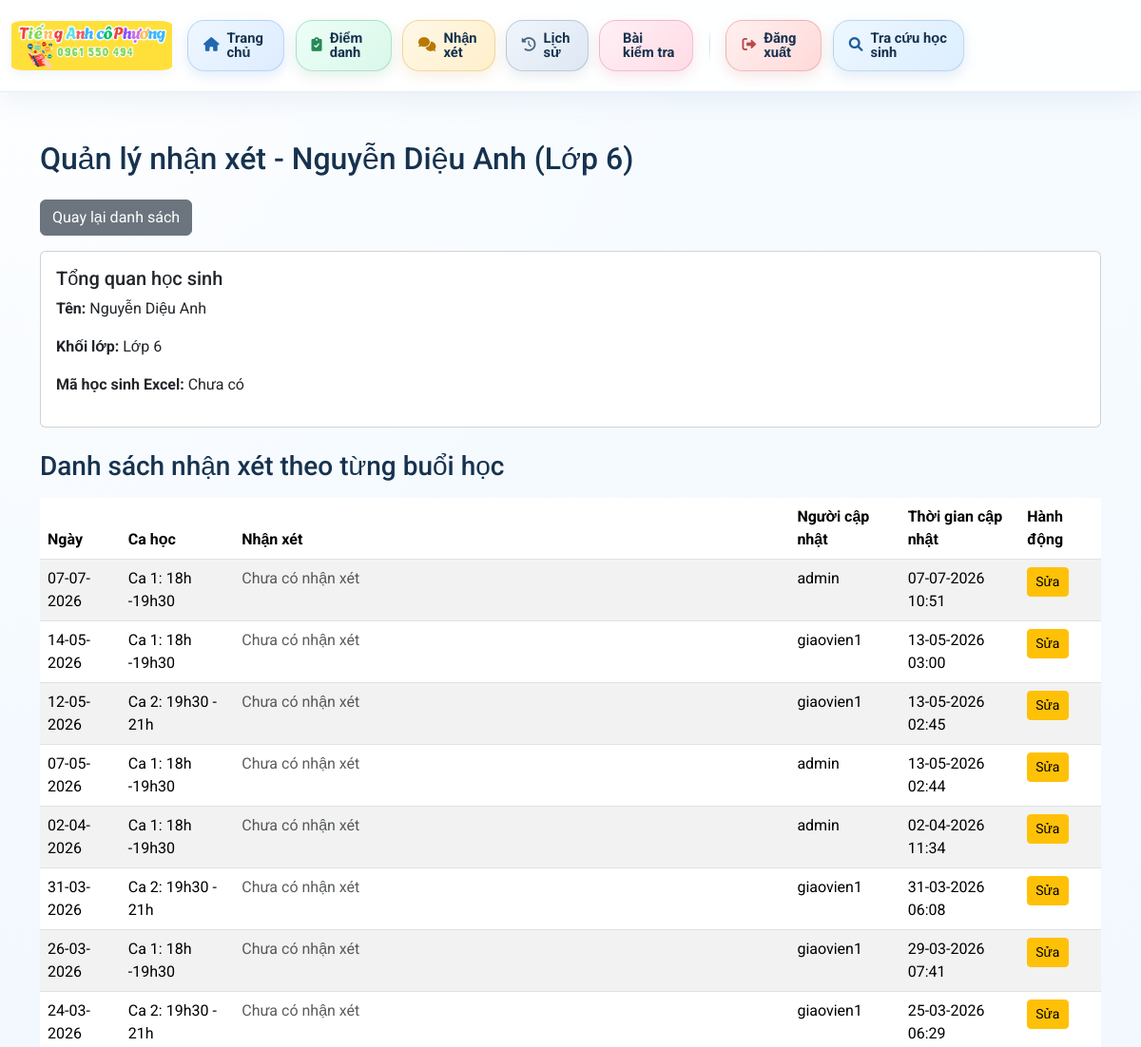
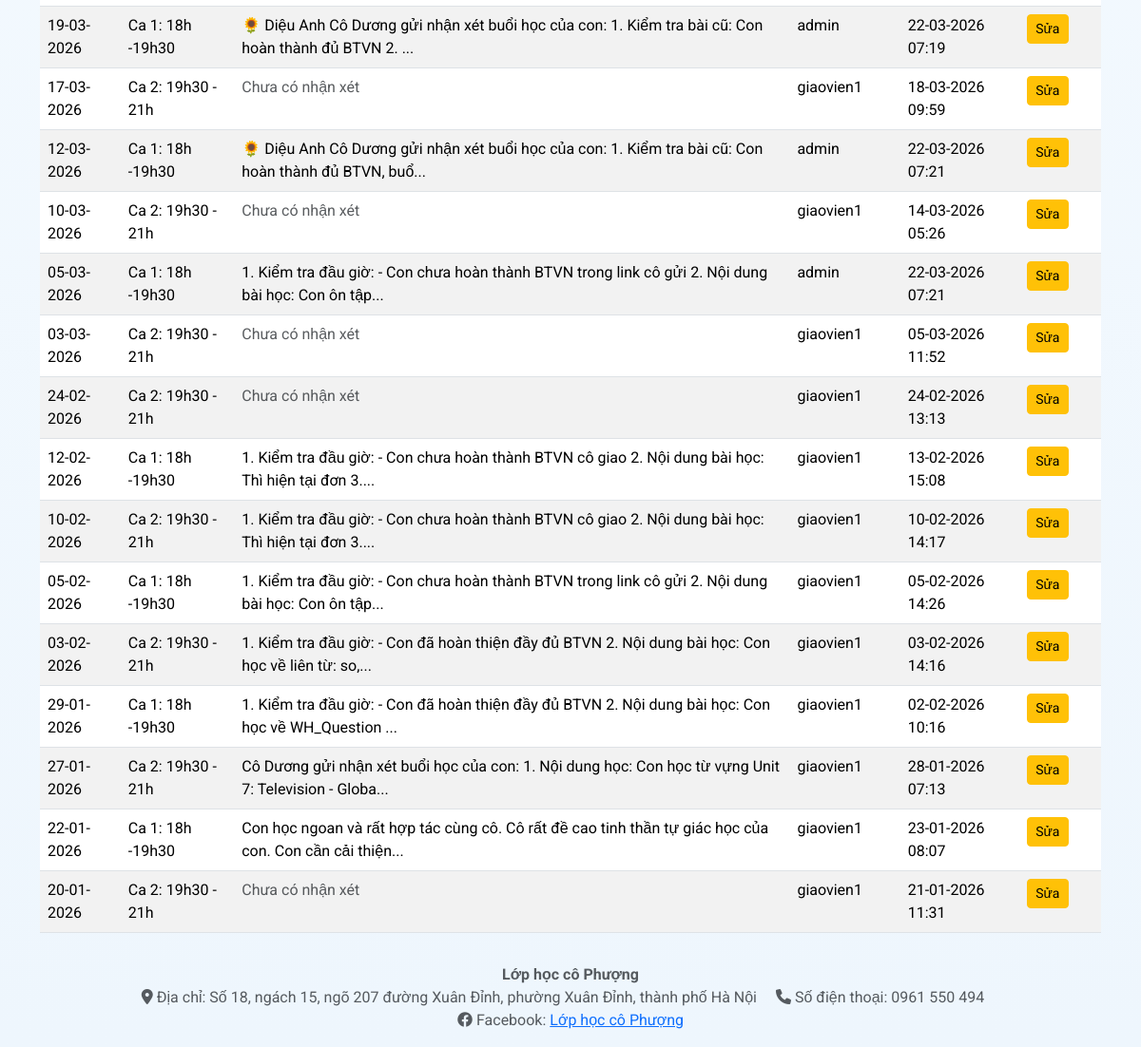
The app's page /student_comments/1 (signed in) with its own data (2 pictures, top to bottom).
### models.py (models this page shows)
class Attendance(db.Model):
    __tablename__ = 'attendance'
    __bind_key__ = 'attendance' # This model uses the 'attendance' database
    id = db.Column(db.Integer, primary_key=True)
    student_id = db.Column(db.Integer, nullable=False) # This is NOT a ForeignKey to db_students.Student.id
    date = db.Column(db.Date, nullable=False)
    time_slot = db.Column(db.String(50), nullable=False)
    status = db.Column(db.String(20), nullable=False) # e.g., 'present', 'absent', 'late'
    created_at = db.Column(db.DateTime, default=datetime.utcnow)
    created_by = db.Column(db.Integer, db.ForeignKey('user.id'), nullable=False)
    created_by_user = db.relationship('User', foreign_keys=[created_by], backref='attendance_created')
    updated_at = db.Column(db.DateTime, onupdate=datetime.utcnow)
    update_by = db.Column(db.Integer, db.ForeignKey('user.id'), nullable=True)
    update_by_user = db.relationship('User', foreign_keys=[update_by], backref='attendance_updated')
    comment = db.Column(db.Text, nullable=True)

class User(UserMixin, db.Model):
    __bind_key__ = 'attendance'
    id = db.Column(db.Integer, primary_key=True)
    username = db.Column(db.String(80), unique=True, nullable=False)
    password = db.Column(db.String(120), nullable=False)
    role = db.Column(db.String(20), default='giaovien', nullable=False) # Đảm bảo trường 'role' tồn tại
    is_admin = db.Column(db.Boolean, default=False)

### app.py (the view)
@app.route('/student_comments/<int:student_id>')
@login_required
def student_comments(student_id):
    student = Student.query.get_or_404(student_id)
    if not current_user.is_admin:
        assignment = TeacherStudentAssignment.query.filter_by(teacher_id=current_user.id, student_id=student_id).first()
        if not assignment:
            flash('Bạn không có quyền xem nhận xét của học sinh này.', 'danger')
            return redirect(url_for('comment_management'))
    if ATTENDANCE_COMMENT_SUPPORTED:
        all_attendances = db.session.query(Attendance).filter_by(student_id=student_id).order_by(Attendance.date.desc(), Attendance.time_slot.desc()).all()
    else:
        all_attendances = []
    return render_template(
        'student_comments.html',
        student=student,
        all_attendances=all_attendances,
        attendance_comment_supported=ATTENDANCE_COMMENT_SUPPORTED
    )

### app.py (called while the page is built)
@login_manager.user_loader
def load_user(user_id):
    return db.session.get(User, int(user_id))

### templates/student_comments.html (shortened to what this page needs)
{% extends "base.html" %}
{% block content %}
<div class="student-comments-container mt-4">
    <h2 class="mb-4">Quản lý nhận xét - {{ student.name }} ({{ student.grade }})</h2>
    <a href="{{ url_for('comment_management') }}" class="btn btn-secondary mb-3">Quay lại danh sách</a>
    <div class="card mb-4">
        <div class="card-body">
            <h5 class="card-title">Tổng quan học sinh</h5>
            <p><strong>Tên:</strong> {{ student.name }}</p>
            <p><strong>Khối lớp:</strong> {{ student.grade }}</p>
            <p><strong>Mã học sinh Excel:</strong> {{ student.excel_student_id or 'Chưa có' }}</p>
        </div>
    </div>
    <h3 class="mb-3">Danh sách nhận xét theo từng buổi học</h3>
    {% if all_attendances %}
    <div class="table-responsive">
        <table class="table table-striped table-hover">
            <thead>
                <tr>
                    <th>Ngày</th>
                    <th>Ca học</th>
                    <th>Nhận xét</th>
                    <th>Người cập nhật</th>
                    <th>Thời gian cập nhật</th>
                    <th>Hành động</th>
                </tr>
            </thead>
            <tbody>
                {% for attendance in all_attendances %}
                <tr>
                    <td>{{ attendance.date.strftime('%d-%m-%Y') }}</td>
                    <td>{{ attendance.time_slot }}</td>
                    <td>
                        {% if attendance.comment %}
                            {{ attendance.comment[:100] }}{% if attendance.comment|length > 100 %}...{% endif %}
                        {% else %}
                            <span class="text-muted">Chưa có nhận xét</span>
                        {% endif %}
                    </td>
                    <td>{{ attendance.update_by_user.username if attendance.update_by_user else attendance.created_by_user.username }}</td>
                    <td>{{ attendance.updated_at.strftime('%d-%m-%Y %H:%M') if attendance.updated_at else attendance.created_at.strftime('%d-%m-%Y %H:%M') }}</td>
                    <td>
                        <button type="button" class="btn btn-warning btn-sm edit-comment-btn"
                                data-attendance-id="{{ attendance.id }}"
                                data-date="{{ attendance.date.strftime('%d-%m-%Y') }}"
                                data-time-slot="{{ attendance.time_slot }}"
                                data-current-comment="{{ attendance.comment | e }}">
                            Sửa
                        </button>
                    </td>
                </tr>
                {% endfor %}
            </tbody>
        </table>
    </div>
    {% else %}
    <p class="alert alert-info">Không tìm thấy bản ghi điểm danh nào cho học sinh này.</p>
    {% endif %}
</div>
{% endblock %}

### static/css/style.css (style rules this page uses)
:root { --app-sky-1: #e9f5ff; --app-sky-2: #cfe7ff; --app-sky-3: #7bb6f5; --app-blue: #2f6fb2; --app-blue-dark: #1f4f82; --app-ink: #16324f; --app-border: rgba(47, 111, 178, 0.14); --app-shadow: 0 10px 30px rgba(32, 76, 123, 0.12); }
body { padding-top: 92px; font-family: 'Roboto', sans-serif; background: radial-gradient(circle at top left, rgba(255, 255, 255, 0.9), transparent 30%), linear-gradient(180deg, #f6fbff 0%, #eef6fd 100%); color: var(--app-ink); }

### records on screen
Attendance: date "07-07-2026", time_slot "Ca 1: 18h -19h30", shows "Chưa có nhận xét", update_by_user "admin", updated_at "07-07-2026 10:51"
Attendance: date "14-05-2026", time_slot "Ca 1: 18h -19h30", comment "Chưa có nhận xét", update_by_user "giaovien1", updated_at "13-05-2026 03:00"
Attendance: date "12-05-2026", time_slot "Ca 2: 19h30 - 21h", comment "Chưa có nhận xét", update_by_user "giaovien1", updated_at "13-05-2026 02:45"
Attendance: date "07-05-2026", time_slot "Ca 1: 18h -19h30", comment "Chưa có nhận xét", update_by_user "admin", updated_at "13-05-2026 02:44"
Attendance: date "02-04-2026", time_slot "Ca 1: 18h -19h30", comment "Chưa có nhận xét", update_by_user "admin", updated_at "02-04-2026 11:34"
Attendance: date "31-03-2026", time_slot "Ca 2: 19h30 - 21h", comment "Chưa có nhận xét", update_by_user "giaovien1", updated_at "31-03-2026 06:08"
Attendance: date "26-03-2026", time_slot "Ca 1: 18h -19h30", comment "Chưa có nhận xét", update_by_user "giaovien1", updated_at "29-03-2026 07:41"
Attendance: date "24-03-2026", time_slot "Ca 2: 19h30 - 21h", comment "Chưa có nhận xét", update_by_user "giaovien1", updated_at "25-03-2026 06:29"
Attendance: date "19-03-2026", time_slot "Ca 1: 18h -19h30", comment "🌻 Diệu Anh Cô Dương gửi nhận xét buổi học của con: 1. Kiểm tra bài cũ: Con hoàn thành đủ BTVN 2.", update_by_user "admin", updated_at "22-03-2026 07:19"
Attendance: date "17-03-2026", time_slot "Ca 2: 19h30 - 21h", comment "Chưa có nhận xét", update_by_user "giaovien1", updated_at "18-03-2026 09:59"
Attendance: date "12-03-2026", time_slot "Ca 1: 18h -19h30", comment "🌻 Diệu Anh Cô Dương gửi nhận xét buổi học của con: 1. Kiểm tra bài cũ: Con hoàn thành đủ BTVN, buổ", update_by_user "admin", updated_at "22-03-2026 07:21"
Attendance: date "10-03-2026", time_slot "Ca 2: 19h30 - 21h", comment "Chưa có nhận xét", update_by_user "giaovien1", updated_at "14-03-2026 05:26"
Attendance: date "05-03-2026", time_slot "Ca 1: 18h -19h30", comment "1. Kiểm tra đầu giờ: - Con chưa hoàn thành BTVN trong link cô gửi 2. Nội dung bài học: Con ôn tập", update_by_user "admin", updated_at "22-03-2026 07:21"
Attendance: date "03-03-2026", time_slot "Ca 2: 19h30 - 21h", comment "Chưa có nhận xét", update_by_user "giaovien1", updated_at "05-03-2026 11:52"
Attendance: date "24-02-2026", time_slot "Ca 2: 19h30 - 21h", comment "Chưa có nhận xét", update_by_user "giaovien1", updated_at "24-02-2026 13:13"
Attendance: date "12-02-2026", time_slot "Ca 1: 18h -19h30", comment "1. Kiểm tra đầu giờ: - Con chưa hoàn thành BTVN cô giao 2. Nội dung bài học: Thì hiện tại đơn 3.", update_by_user "giaovien1", updated_at "13-02-2026 15:08"
Attendance: date "10-02-2026", time_slot "Ca 2: 19h30 - 21h", comment "1. Kiểm tra đầu giờ: - Con chưa hoàn thành BTVN cô giao 2. Nội dung bài học: Thì hiện tại đơn 3.", update_by_user "giaovien1", updated_at "10-02-2026 14:17"
Attendance: date "05-02-2026", time_slot "Ca 1: 18h -19h30", comment "1. Kiểm tra đầu giờ: - Con chưa hoàn thành BTVN trong link cô gửi 2. Nội dung bài học: Con ôn tập", update_by_user "giaovien1", updated_at "05-02-2026 14:26"
Attendance: date "03-02-2026", time_slot "Ca 2: 19h30 - 21h", comment "1. Kiểm tra đầu giờ: - Con đã hoàn thiện đầy đủ BTVN 2. Nội dung bài học: Con học về liên từ: so,", update_by_user "giaovien1", updated_at "03-02-2026 14:16"
Attendance: date "29-01-2026", time_slot "Ca 1: 18h -19h30", comment "1. Kiểm tra đầu giờ: - Con đã hoàn thiện đầy đủ BTVN 2. Nội dung bài học: Con học về WH_Question", update_by_user "giaovien1", updated_at "02-02-2026 10:16"
Attendance: date "27-01-2026", time_slot "Ca 2: 19h30 - 21h", comment "Cô Dương gửi nhận xét buổi học của con: 1. Nội dung học: Con học từ vựng Unit 7: Television - Globa", update_by_user "giaovien1", updated_at "28-01-2026 07:13"
Attendance: date "22-01-2026", time_slot "Ca 1: 18h -19h30", comment "Con học ngoan và rất hợp tác cùng cô. Cô rất đề cao tinh thần tự giác học của con. Con cần cải thiện", update_by_user "giaovien1", updated_at "23-01-2026 08:07"
Attendance: date "20-01-2026", time_slot "Ca 2: 19h30 - 21h", comment "Chưa có nhận xét", update_by_user "giaovien1", updated_at "21-01-2026 11:31"

### other values on screen
{{ student.name }} "Nguyễn Diệu Anh"
{{ student.grade }} "Lớp 6"
{{ student.excel_student_id or 'Chưa có' }} "Chưa có"
